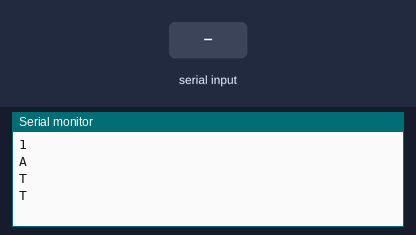
The program below on a simulated ESP32. On the bench: the last lines printed to the serial monitor. The test bench sets the inputs (shaded band).

Above: at 2.7 s.
2.8 s: "0\n" received over the second serial link
At 3.4 s:
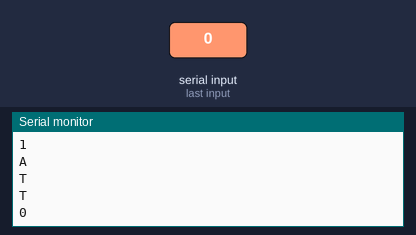
4.3 s: "2\n" received over the second serial link
At 4.46 s:
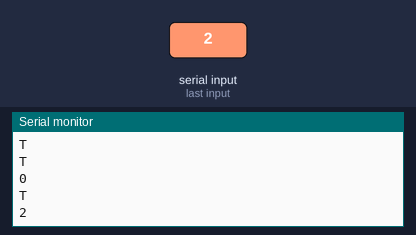

Measured:
- after the input at 2.8 s, the serial monitor: prints a new line at once (image 1)
- after the input at 4.3 s, the serial monitor: prints a new line at once (image 2)

The program:

main.cpp
```cpp
// ------------------ FREERTOS CONFIG ------------------
#define CONFIG_FREERTOS_USE_STATS_FORMATTING_FUNCTIONS
#define CONFIG_FREERTOS_GENERATE_RUN_TIME_STATS
#define CONFIG_FREERTOS_USE_TRACE_FACILITY
#define CONFIG_FREERTOS_VTASKLIST_INCLUDE_COREID

#include <Arduino.h>
#include <freertos/task.h>
#include <WiFi.h>
#include <SPI.h>
// ------------------ CONFIG ------------------
#define GFXDisplay
#define TextDisplay
#define DEBUG
// --------------------------------------------

//HardwareSerial gpu = HardwareSerial(1);
#ifdef TextDisplay
#define gpu Serial2
#endif
#ifdef GFXDisplay
#define gpu2 Serial
#endif

TaskHandle_t loopCPU0handle;
TaskHandle_t loopCPU1handle;
//TaskHandle_t tasks[25];

char tasklist[1024];
void taskmgr()
{
  vTaskList(tasklist);

  char tmp[1028];
  strcpy(tmp, "T");
  strcat(tmp, tasklist);
  gpu2.println(tmp);
}

char statTmp[64];
const TickType_t statusUpdateSpeed = pdMS_TO_TICKS(2500);
void printstats(void *pvParamaters)
{
  const char *pcName = pcTaskGetTaskName(NULL);
  for (;;)
  {
    strcpy("SC", statTmp);
    //BaseType_t _taskNum = uxTaskGetNumberOfTasks();
    //strcat(pcTaskGetTaskName(loopCPU1handle), statTmp);
    //strcat((char*)_taskNum, statTmp);
    gpu2.println(pcName);
    gpu2.println(statTmp);
    vTaskDelay(statusUpdateSpeed);
  }
  vTaskDelete(NULL);
}

void loopCPU0(void *pvParamaters)
{
  for (;;)
  {
    taskmgr();
    delay(1000);

    //gpu2.println("Hello!");
    //delay(5000);
  }
  vTaskDelete(NULL);
}

void loopCPU1(void *pvParameters)
{
  while (true)
  {
    while (gpu.available() > 0)
    {
      Serial.println(char(gpu.read()));
      Serial.println(gpu.readString());
      char bfr[501];
      memset(bfr, 0, 501);
      gpu.readBytesUntil('\n', bfr, 500);
      Serial.println(bfr);
    }
    while (gpu2.available() > 0)
    {
      gpu2.read();
    }
  }
  vTaskDelete(NULL);
}

void setup()
{
  //Serial.begin(9600);
  gpu2.begin(115200);
  gpu.begin(19200, SERIAL_8N1, 16, 17);
  gpu.setTimeout(50);
  gpu2.setTimeout(50);
//while(gpu.available() <= 0){}
#ifdef DEBUG
  gpu2.println(xPortGetCoreID());
#endif
  delay(1000);
  gpu.println('A');
  gpu2.println('A');
  delay(500);
  gpu.println("m1");
  xTaskCreatePinnedToCore(loopCPU1, "Loop CPU1", 4096, NULL, 0, &loopCPU1handle, 1);
  xTaskCreatePinnedToCore(loopCPU0, "Loop CPU0", 4096, NULL, 0, &loopCPU0handle, 0);
  //xTaskCreate(printstats, "Statprint", 1024, NULL, 0, NULL);
  //vTaskStartScheduler();
}

void loop()
{
}
```
